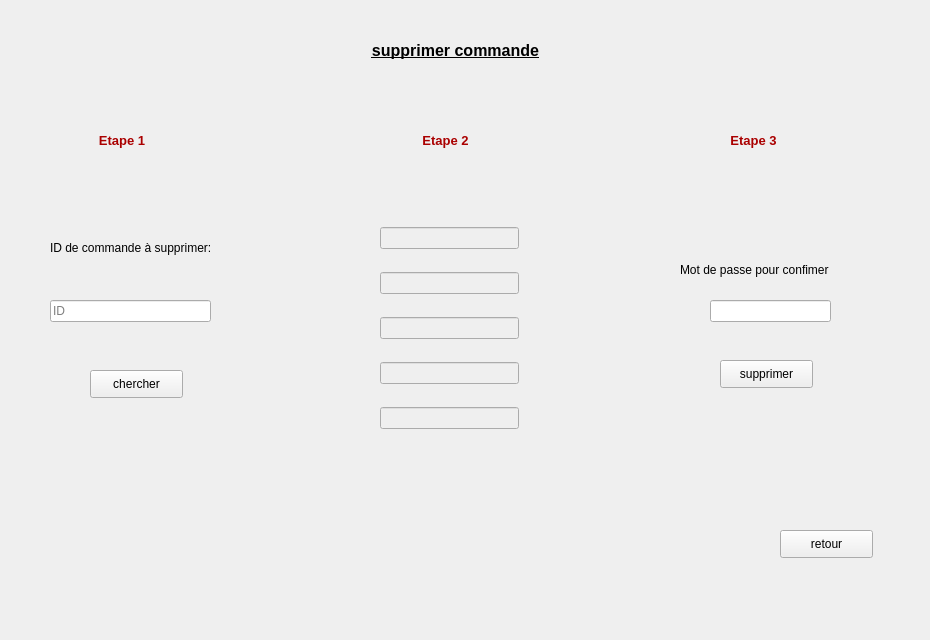
        <widget class="QWidget" name="tab_19">
         <attribute name="title">
          <string>Supprimer</string>
         </attribute>
         <widget class="QLabel" name="label_140">
          <property name="geometry">
           <rect>
            <x>-10</x>
            <y>-10</y>
            <width>921</width>
            <height>631</height>
           </rect>
          </property>
          <property name="text">
           <string/>
          </property>
          <property name="pixmap">
           <pixmap>../../Desktop/images qt/fond.jpg</pixmap>
          </property>
          <property name="scaledContents">
           <bool>true</bool>
          </property>
         </widget>
         <widget class="QLabel" name="label_141">
          <property name="geometry">
           <rect>
            <x>0</x>
            <y>30</y>
            <width>911</width>
            <height>41</height>
           </rect>
          </property>
          <property name="text">
           <string>&lt;html&gt;&lt;head/&gt;&lt;body&gt;&lt;p align=&quot;center&quot;&gt;&lt;span style=&quot; font-size:12pt; font-weight:600; text-decoration: underline;&quot;&gt;supprimer commande&lt;/span&gt;&lt;/p&gt;&lt;/body&gt;&lt;/html&gt;</string>
          </property>
         </widget>
         <widget class="QPushButton" name="retour_17">
          <property name="geometry">
           <rect>
            <x>780</x>
            <y>530</y>
            <width>93</width>
            <height>28</height>
           </rect>
          </property>
          <property name="text">
           <string>retour</string>
          </property>
         </widget>
         <widget class="QLabel" name="label_142">
          <property name="geometry">
           <rect>
            <x>50</x>
            <y>240</y>
            <width>181</width>
            <height>16</height>
           </rect>
          </property>
          <property name="text">
           <string>ID de commande à supprimer:</string>
          </property>
         </widget>
         <widget class="QLineEdit" name="lineEdit_54">
          <property name="geometry">
           <rect>
            <x>50</x>
            <y>300</y>
            <width>161</width>
            <height>22</height>
           </rect>
          </property>
          <property name="placeholderText">
           <string>ID</string>
          </property>
         </widget>
         <widget class="QPushButton" name="deletecmd_2">
          <property name="geometry">
           <rect>
            <x>720</x>
            <y>360</y>
            <width>93</width>
            <height>28</height>
           </rect>
          </property>
          <property name="text">
           <string>supprimer</string>
          </property>
         </widget>
         <widget class="QPushButton" name="chercherdeletecmd_2">
          <property name="geometry">
           <rect>
            <x>90</x>
            <y>370</y>
            <width>93</width>
            <height>28</height>
           </rect>
          </property>
          <property name="text">
           <string>chercher</string>
          </property>
         </widget>
         <widget class="QLabel" name="label_143">
          <property name="geometry">
           <rect>
            <x>713</x>
            <y>130</y>
            <width>81</width>
            <height>21</height>
           </rect>
          </property>
          <property name="text">
           <string>&lt;html&gt;&lt;head/&gt;&lt;body&gt;&lt;p align=&quot;center&quot;&gt;&lt;span style=&quot; font-size:10pt; font-weight:600; color:#aa0000;&quot;&gt;Etape 3&lt;/span&gt;&lt;/p&gt;&lt;/body&gt;&lt;/html&gt;</string>
          </property>
         </widget>
         <widget class="QLabel" name="label_144">
          <property name="geometry">
           <rect>
            <x>590</x>
            <y>280</y>
            <width>55</width>
            <height>61</height>
           </rect>
          </property>
          <property name="text">
           <string/>
          </property>
          <property name="pixmap">
           <pixmap>../../Desktop/images qt/fleche_droite.png</pixmap>
          </property>
          <property name="scaledContents">
           <bool>true</bool>
          </property>
         </widget>
         <widget class="QLabel" name="label_145">
          <property name="geometry">
           <rect>
            <x>410</x>
            <y>130</y>
            <width>71</width>
            <height>21</height>
           </rect>
          </property>
          <property name="text">
           <string>&lt;html&gt;&lt;head/&gt;&lt;body&gt;&lt;p align=&quot;center&quot;&gt;&lt;span style=&quot; font-size:10pt; font-weight:600; color:#aa0000;&quot;&gt;    Etape 2&lt;/span&gt;&lt;/p&gt;&lt;/body&gt;&lt;/html&gt;</string>
          </property>
         </widget>
         <widget class="QLabel" name="label_146">
          <property name="geometry">
           <rect>
            <x>230</x>
            <y>280</y>
            <width>55</width>
            <height>61</height>
           </rect>
          </property>
          <property name="text">
           <string/>
          </property>
          <property name="pixmap">
           <pixmap>../../Desktop/images qt/fleche_droite.png</pixmap>
          </property>
          <property name="scaledContents">
           <bool>true</bool>
          </property>
         </widget>
         <widget class="QLabel" name="label_147">
          <property name="geometry">
           <rect>
            <x>90</x>
            <y>130</y>
            <width>64</width>
            <height>21</height>
           </rect>
          </property>
          <property name="text">
           <string>&lt;html&gt;&lt;head/&gt;&lt;body&gt;&lt;p align=&quot;center&quot;&gt;&lt;span style=&quot; font-size:10pt; font-weight:600; color:#aa0000;&quot;&gt;Etape 1&lt;/span&gt;&lt;/p&gt;&lt;/body&gt;&lt;/html&gt;</string>
          </property>
         </widget>
         <widget class="QLineEdit" name="lineEdit_55">
          <property name="geometry">
           <rect>
            <x>710</x>
            <y>300</y>
            <width>121</width>
            <height>22</height>
           </rect>
          </property>
          <property name="echoMode">
           <enum>QLineEdit::Password</enum>
          </property>
         </widget>
         <widget class="QWidget" name="layoutWidget_20">
          <property name="geometry">
           <rect>
            <x>380</x>
            <y>210</y>
            <width>139</width>
            <height>241</height>
           </rect>
          </property>
          <layout class="QVBoxLayout" name="verticalLayout_25">
           <item>
            <widget class="QLineEdit" name="lineEdit_56">
             <property name="enabled">
              <bool>false</bool>
             </property>
            </widget>
           </item>
           <item>
            <widget class="QLineEdit" name="lineEdit_57">
             <property name="enabled">
              <bool>false</bool>
             </property>
            </widget>
           </item>
           <item>
            <widget class="QLineEdit" name="lineEdit_58">
             <property name="enabled">
              <bool>false</bool>
             </property>
            </widget>
           </item>
           <item>
            <widget class="QLineEdit" name="lineEdit_59">
             <property name="enabled">
              <bool>false</bool>
             </property>
            </widget>
           </item>
           <item>
            <widget class="QLineEdit" name="lineEdit_60">
             <property name="enabled">
              <bool>false</bool>
             </property>
            </widget>
           </item>
          </layout>
         </widget>
         <widget class="QLabel" name="label_148">
          <property name="geometry">
           <rect>
            <x>680</x>
            <y>260</y>
            <width>171</width>
            <height>20</height>
           </rect>
          </property>
          <property name="text">
           <string>Mot de passe pour confimer</string>
          </property>
         </widget>
        </widget>
